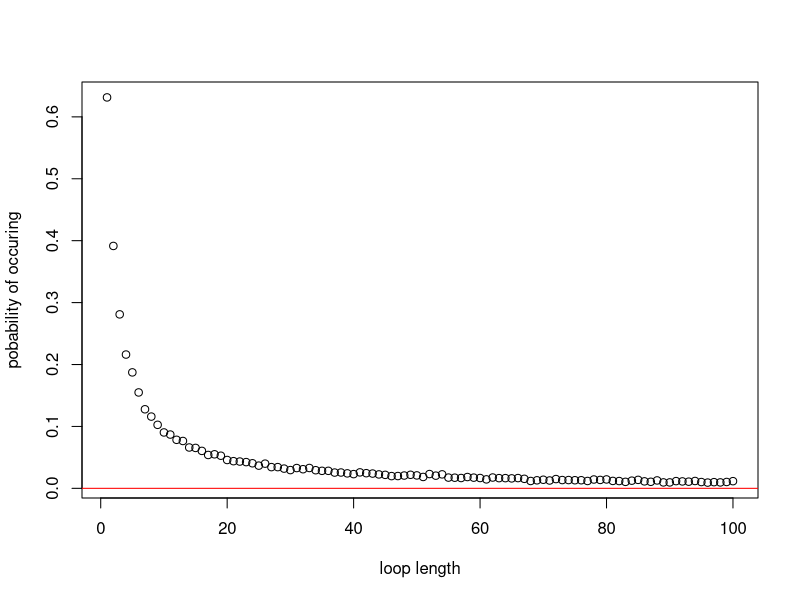

The R source for this figure:
## names        |  student id
## Ziwen Zhong  |  s2326022

## github repo: https://github.com/zzw-math/SPproj2

## contribution


################################################################


## step 1
Pone <- function (n, k, strategy, nreps=10000){
  result <- rep(F, nreps)
  for (i in 1:nreps){
    box2card <- sample(1:(2*n),2*n)
    if (strategy!=3){
      if (strategy==1) box <- k else box <- sample(1:(2*n),1)
      for (j in 1:n) {
        card <- box2card[box]
        if (k==card){
          result[i] <- T
          break
        }
        box <- card
      }
    } else{
      boxes <- sample(1:(2*n),n)
      cards <- box2card[boxes]
      if (k%in%cards){
        result[i] <- T
      }
    }
  }
  prob <- sum(result)/nreps
  return(list(result=result,prob=prob))
}


## step 2
Pall <- function (n, strategy, nreps=10000){
  M <- array(NA,c(nreps,2*n))
  for (k in 1:(2*n)) M[,k] <- Pone(n,k,strategy,nreps)$result
  num_of_release <- apply(M, 1, sum)
  result <- num_of_release==2*n
  prob <- sum(result)/nreps
  return(prob)
}


## step 3
n <- 5
for (strategy in 1:3){
  individual_prob <- rep(NA,2*n)
  for (k in 1:(2*n)){
    individual_prob[k] <- Pone(n, k, strategy)$prob
  }
  joint_prob <- Pall(n, strategy)
  cat('when using strategy',strategy, ',\nthe individual prob is:\n')
  cat(individual_prob,'\n')
  cat('the joint prob is:\n')
  cat(joint_prob,'\n')
}


## step 4
## The individual success probabilities under strategy 2
## is less than that of the others


## step 5
dloop <- function (n, nreps=10000){
  result <- array(F,c(nreps,2*n))
  for (i in 1:nreps){
    box2card <- sample(1:(2*n), 2*n)
    for (k in 1:(2*n)){
      loop_length <- 1
      box <- k
      for (j in 1:(2*n)){
        card <- box2card[box]
        if (card==k){
          result[i,loop_length] <- T
          break
        }
        box <- card
        loop_length <- loop_length + 1
      }
    }
  }
  prob <- apply(result, 2, sum)/nreps
  return(prob)
}


## step 6
n <- 50
x <- 1:(2*n)
prob <- dloop(n)
plot(x, prob,xlab='loop length', ylab='pobability of occuring')
abline(h=0,col='red')









